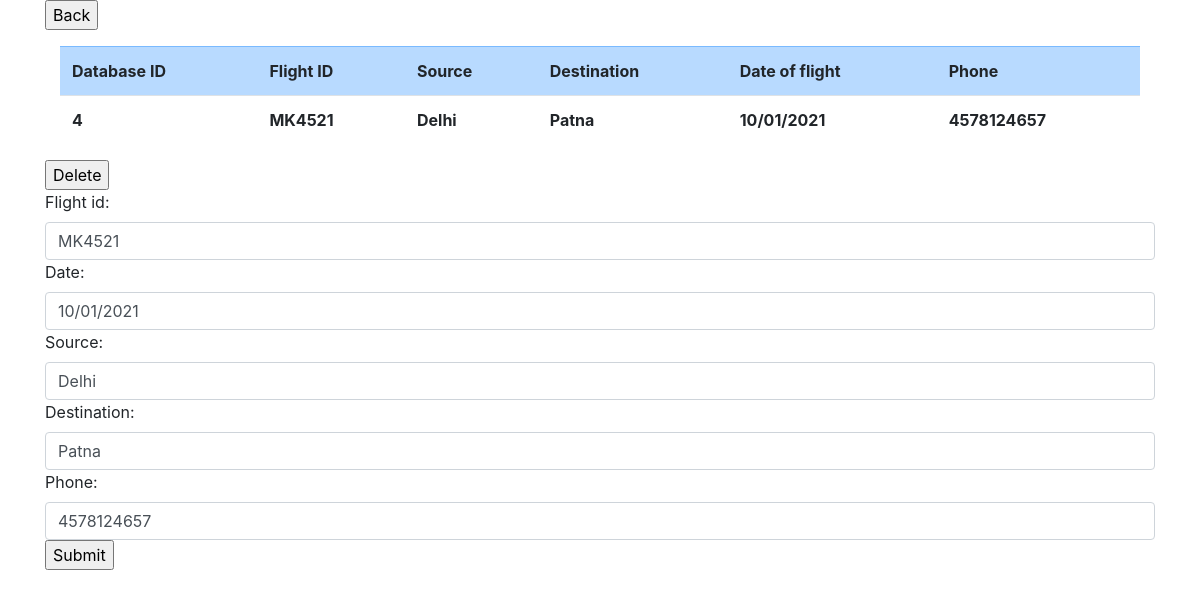
Before: /flights/4/ with the older database file.
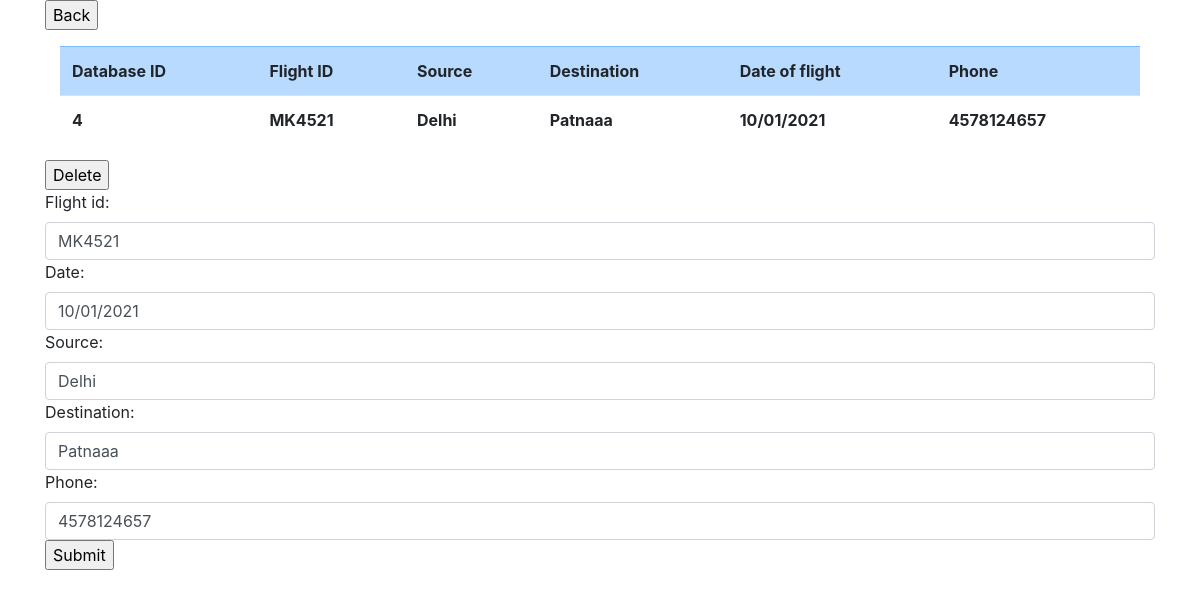
After: the same page with the newer database file.
### api/models.py (models this page shows, shortened)
class Flight(models.Model):
    flight_id = models.CharField(validators=[RegexValidator(regex='[A-Z]{2}[0-9]{4}')], max_length=6)
    date = models.CharField(validators=[RegexValidator(regex='[0-9]{2}\/[0-9]{2}\/[0-9]{4}')], max_length=10)
    source = models.CharField(max_length=20)
    destination = models.CharField(max_length=20)
    phone = models.CharField(validators=[RegexValidator(regex='[0-9]{10}')], max_length=10)

### api/views.py (the view, shortened to what this page needs)
# urls.py: path('flights/<int:f_id>/',updateFlight),
def updateFlight(request, f_id):
    if request.method == "GET":
        f = Flight.objects.filter(id=f_id)
        dict_data = serializers.serialize('python',f)
        print(dict_data[0].get('fields'))
        return render(request, "single_flight.html", {'flight':dict_data[0], 'form':FlightForm(initial = dict_data[0].get('fields'))})

### api/forms.py
class FlightForm(forms.ModelForm):
    def __init__(self, *args, **kwargs):
        super().__init__(*args, **kwargs)
        for visible in self.visible_fields():
            visible.field.widget.attrs['class'] = 'form-control'
    class Meta:
        model = Flight
        fields = '__all__'

### api/Templates/single_flight.html (shortened to what this page needs)
{%extends "base.html"%}
{% block content %}
<div class = "container">
<form action="/flights/" class = "form-group">
    <input type="submit" value="Back">
</form>
<div class = "container">
    <table class = "table table-hover">
        <tr class="table-primary">
            <th>
                Database ID
            </th>
            <th>
                Flight ID
            </th>
            <th>
                Source
            </th>
            <th>
                Destination
            </th>
            <th>
                Date of flight
            </th>
            <th>
                Phone
            </th>
        </tr>
        <tr>
            <th>
                {{flight.pk}}
            </th>
            <th>
                {{flight.fields.flight_id}}
            </th>
            <th>
                {{flight.fields.source}}
            </th>
            <th>
                {{flight.fields.destination}}
            </th>
            <th>
                {{flight.fields.date}}
            </th>
            <th>
                {{flight.fields.phone}}
            </th>
        </tr>
    </table>
</div>
<form action="/flights/{{flight.pk}}/delete/" method="post">
    <input type="submit" value="Delete">
</form>
<form action="/flights/{{flight.pk}}/" method="post">
    {{form}}
    <input type="submit" value="Submit">
</form>
</div>
{% endblock %}

Changed rows visible on the page:
changed Flight "MK4521": fields.destination "Patna" → "Patnaaa"; destination "Patna" → "Patnaaa"
